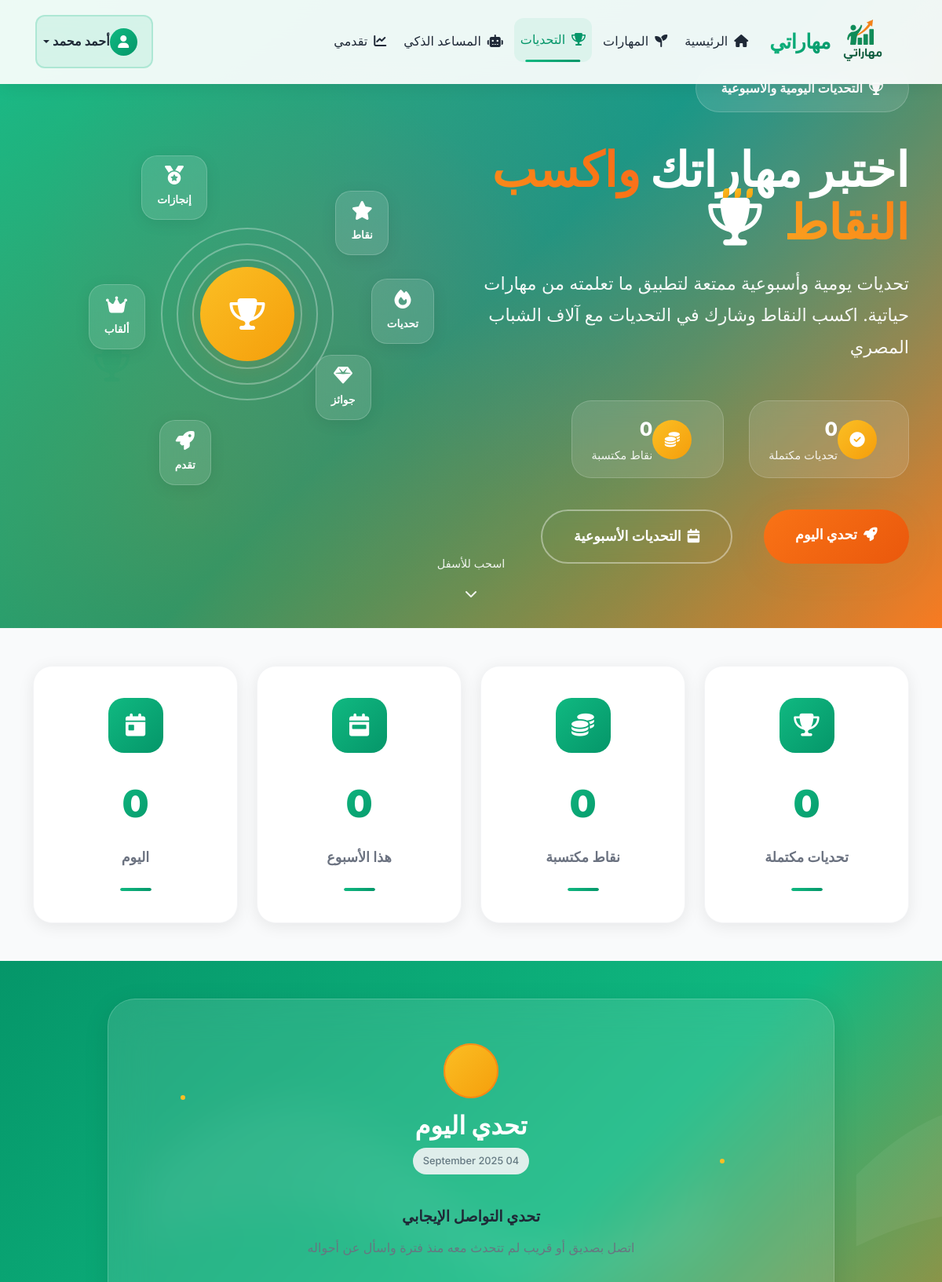
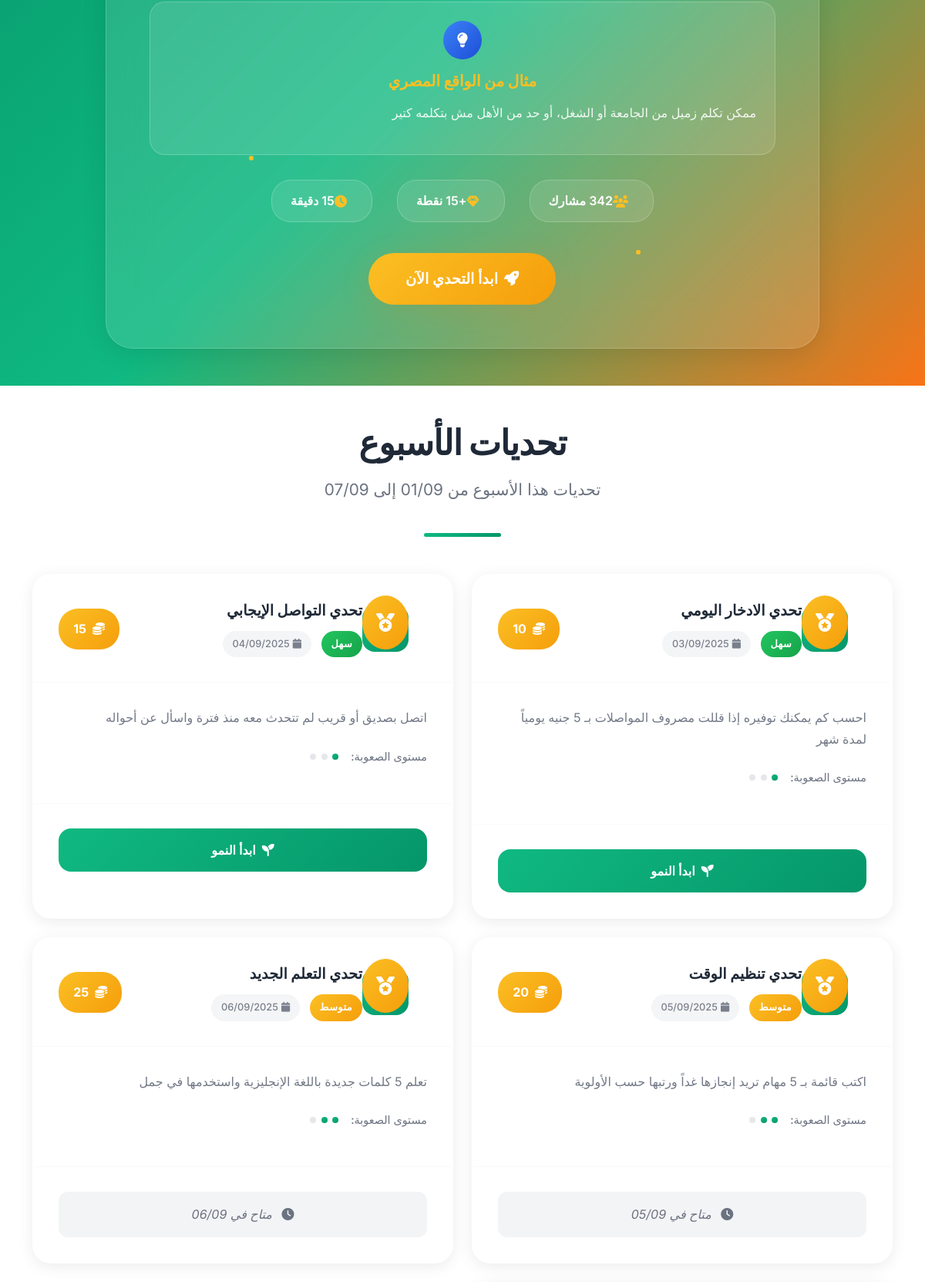
The page /challenges.php (signed in, upper part) on the database its author committed (2 pictures, top to bottom).
### tables this page shows
CREATE TABLE user_points (
    id INT PRIMARY KEY AUTO_INCREMENT,
    user_id INT NOT NULL,
    total_points INT DEFAULT 0,
    level_name VARCHAR(50) DEFAULT 'مبتدئ',
    achievements JSON,
    last_updated TIMESTAMP DEFAULT CURRENT_TIMESTAMP ON UPDATE CURRENT_TIMESTAMP,
    FOREIGN KEY (user_id) REFERENCES users(id) ON DELETE CASCADE,
    UNIQUE KEY unique_user (user_id),
    INDEX idx_points (total_points)
);

CREATE TABLE users (
    id INT PRIMARY KEY AUTO_INCREMENT,
    name VARCHAR(100) NOT NULL,
    email VARCHAR(150) UNIQUE NOT NULL,
    password_hash VARCHAR(255) NOT NULL,
    phone VARCHAR(20),
    age INT,
    governorate VARCHAR(50),
    education_level ENUM('secondary', 'university', 'graduate', 'postgraduate'),
    current_income DECIMAL(10,2) DEFAULT 0.00,
    subscription_type ENUM('free', 'basic', 'premium') DEFAULT 'free',
    subscription_expires DATE,
    email_verified BOOLEAN DEFAULT FALSE,
    email_verification_token VARCHAR(100),
    password_reset_token VARCHAR(100),
    password_reset_expires TIMESTAMP NULL,
    created_at TIMESTAMP DEFAULT CURRENT_TIMESTAMP,
    last_login TIMESTAMP DEFAULT CURRENT_TIMESTAMP ON UPDATE CURRENT_TIMESTAMP,
    is_active BOOLEAN DEFAULT TRUE,
    INDEX idx_email (email),
    INDEX idx_subscription (subscription_type, subscription_expires),
    INDEX idx_active (is_active)
);

CREATE TABLE daily_challenges (
    id INT PRIMARY KEY AUTO_INCREMENT,
    title_ar VARCHAR(200) NOT NULL,
    description_ar TEXT NOT NULL,
    challenge_date DATE NOT NULL,
    skill_category_id INT,
    difficulty ENUM('easy', 'medium', 'hard'),
    reward_points INT DEFAULT 10,
    egyptian_example TEXT,
    is_active BOOLEAN DEFAULT TRUE,
    created_at TIMESTAMP DEFAULT CURRENT_TIMESTAMP,
    FOREIGN KEY (skill_category_id) REFERENCES skill_categories(id) ON DELETE SET NULL,
    UNIQUE KEY unique_date (challenge_date),
    INDEX idx_date (challenge_date),
    INDEX idx_category (skill_category_id),
    INDEX idx_difficulty (difficulty),
    INDEX idx_active (is_active)
);

### challenges.php (the view, shortened to what the rows shown need)
<?php
require_once 'config/config.php';
$user = null;
if (isLoggedIn()) {
    $userObj = new User();
    $userResult = $userObj->getUserProfile($_SESSION['user_id']);
    if ($userResult['success']) {
        $user = $userResult['user'];
    }
}
$challengesObj = new Challenges();
$userId = isLoggedIn() ? $_SESSION['user_id'] : null;
$dailyChallengeResult = $challengesObj->getDailyChallenge(null, $userId);
$dailyChallenge = $dailyChallengeResult['success'] ? $dailyChallengeResult['data'] : null;
$weeklyChallengesResult = $challengesObj->getWeeklyChallenges($userId);
$weeklyChallenges = $weeklyChallengesResult['success'] ? $weeklyChallengesResult['data'] : [];
?>
<!DOCTYPE html>
<html lang="ar" dir="rtl">
<head>
    <link href="https://cdnjs.cloudflare.com/ajax/libs/font-awesome/6.4.0/css/all.min.css" rel="stylesheet">
    <link href="https://cdn.jsdelivr.net/npm/bootstrap@5.3.0/dist/css/bootstrap.rtl.min.css" rel="stylesheet">
    <link href="https://unpkg.com/aos@2.3.1/dist/aos.css" rel="stylesheet">
    <link href="css/challenges-styles.css" rel="stylesheet">
</head>
<body>
    <nav class="navbar navbar-expand-lg fixed-top glass-nav py-2" id="mainNavbar" style="min-height: 100px;">
        <div class="container">
            <div class="collapse navbar-collapse" id="navbarNav">
                <ul class="navbar-nav">
                    <?php if (isLoggedIn()): ?>
                        <li class="nav-item dropdown">
                            <a class="nav-link dropdown-toggle user-dropdown" href="#" id="userDropdown" role="button" data-bs-toggle="dropdown">
                                <div class="user-avatar">
                                    <i class="fas fa-user"></i>
                                </div>
                                <span class="user-name"><?php echo htmlspecialchars($user['name'] ?? 'المستخدم'); ?></span>
                            </a>
                        </li>
                    <?php else: ?>
                        <li class="nav-item">
                            <a class="nav-link login-link" href="/maharati_platform/login.php"><i class="fas fa-sign-in-alt me-2"></i>دخول</a>
                        </li>
                    <?php endif; ?>
                </ul>
            </div>
        </div>
    </nav>
    <section class="hero-section position-relative overflow-hidden">
        <div class="container">
            <div class="row align-items-center min-vh-100">
                <div class="col-lg-6">
                    <div class="hero-content">
                        <h1 class="hero-title mb-4">
                            اختبر مهاراتك
                            <span class="gradient-text">واكسب النقاط</span>
                            <div class="growth-animation">
                                <i class="fas fa-trophy"></i>
                                <div class="growth-leaves">
                                    <span class="leaf leaf-1"></span>
                                    <span class="leaf leaf-2"></span>
                                    <span class="leaf leaf-3"></span>
                                </div>
                            </div>
                        </h1>
                    </div>
                </div>
            </div>
        </div>
    </section>
    <?php if ($dailyChallenge): ?>
    <section class="daily-challenge-section py-5" id="daily-challenge">
        <div class="container">
            <div class="row justify-content-center">
                <div class="col-lg-10">
                    <div class="challenge-spotlight">
                        <div class="challenge-header">
                            <div class="challenge-icon">
                                <div class="icon-pulse"></div>
                            </div>
                            <h3 class="challenge-title">تحدي اليوم</h3>
                            <div class="challenge-date"><?php echo date('d F Y', strtotime($dailyChallenge['challenge_date'])); ?></div>
                        </div>
                        <div class="challenge-content">
                            <h4 class="challenge-name"><?php echo htmlspecialchars($dailyChallenge['title_ar']); ?></h4>
                            <p class="challenge-description">
                                <?php echo htmlspecialchars($dailyChallenge['description_ar']); ?>
                            </p>
                            <?php if ($dailyChallenge['egyptian_example']): ?>
                            <div class="egyptian-example">
                                <div class="example-icon">
                                    <i class="fas fa-lightbulb"></i>
                                </div>
                                <div class="example-content">
                                    <h5>مثال من الواقع المصري</h5>
                                    <p><?php echo htmlspecialchars($dailyChallenge['egyptian_example']); ?></p>
                                </div>
                            </div>
                            <?php endif; ?>
                            <div class="challenge-stats">
                                <div class="stat-item">
                                    <i class="fas fa-users"></i>
                                    <span>342 مشارك</span>
                                </div>
                                <div class="stat-item">
                                    <i class="fas fa-gem"></i>
                                    <span>+<?php echo $dailyChallenge['reward_points']; ?> نقطة</span>
                                </div>
                                <div class="stat-item">
                                    <i class="fas fa-clock"></i>
                                    <span>
                                        <?php
                                        $difficulties = ['easy' => '15 دقيقة', 'medium' => '30 دقيقة', 'hard' => '45 دقيقة'];
                                        echo $difficulties[$dailyChallenge['difficulty']] ?? '20 دقيقة';
                                        ?>
                                    </span>
                                </div>
                            </div>
                            <?php if (isset($dailyChallenge['user_completion']) && $dailyChallenge['user_completion']): ?>
                                <div class="completion-celebration">
                                    <div class="celebration-icon">
                                        <i class="fas fa-check-circle"></i>
                                    </div>
                                    <div class="celebration-content">
                                        <h5>مبروك! تم إكمال التحدي</h5>
                                        <p>حصلت على <?php echo $dailyChallenge['user_completion']['earned_points']; ?> نقطة في <?php echo date('d/m/Y', strtotime($dailyChallenge['user_completion']['completed_at'])); ?></p>
                                    </div>
                                    <div class="celebration-confetti">
                                        <div class="confetti"></div>
                                        <div class="confetti"></div>
                                        <div class="confetti"></div>
                                    </div>
                                </div>
                            <?php else: ?>
                                <?php if ($userId): ?>
                                    <button class="btn btn-challenge-start" onclick="event.stopPropagation(); completeChallenge(<?php echo $dailyChallenge['id']; ?>, event)">
                                        <i class="fas fa-rocket me-2"></i>ابدأ التحدي الآن
                                    </button>
                                <?php endif; ?>
                            <?php endif; ?>
                        </div>
                        <div class="challenge-decoration">
                            <div class="energy-particle particle-1"></div>
                            <div class="energy-particle particle-2"></div>
                            <div class="energy-particle particle-3"></div>
                            <div class="energy-particle particle-4"></div>
                        </div>
                    </div>
                </div>
            </div>
        </div>
    </section>
    <?php endif; ?>
    <section class="weekly-challenges-section py-5" id="weekly-challenges">
        <div class="container">
            <div class="section-header text-center mb-5">
                <h2 class="section-title">تحديات الأسبوع</h2>
            </div>
            <?php if (empty($weeklyChallenges)): ?>
                <div class="empty-state">
                    <div class="empty-icon">
                        <i class="fas fa-calendar-times"></i>
                    </div>
                    <h3 class="empty-title">لا توجد تحديات هذا الأسبوع</h3>
                    <p class="empty-description">تابعنا لمعرفة التحديات الجديدة</p>
                    <a href="/maharati_platform/skills.php" class="btn btn-empty-action">
                        <i class="fas fa-seedling me-2"></i>استكشف المهارات
                        <div class="btn-bloom-effect"></div>
                    </a>
                </div>
            <?php else: ?>
                <div class="row g-4">
                    <?php foreach ($weeklyChallenges as $index => $challenge): ?>
                    <div class="col-lg-6">
                        <div class="weekly-challenge-card">
                            <div class="card-header">
                                <div class="challenge-icon-wrapper">
                                    <i class="fas fa-medal challenge-icon"></i>
                                </div>
                                <div class="challenge-meta">
                                    <h5 class="challenge-name"><?php echo htmlspecialchars($challenge['title_ar']); ?></h5>
                                    <div class="challenge-badges">
                                        <span class="difficulty-badge difficulty-<?php echo $challenge['difficulty']; ?>">
                                            <?php
                                            $difficulties = ['easy' => 'سهل', 'medium' => 'متوسط', 'hard' => 'صعب'];
                                            echo $difficulties[$challenge['difficulty']] ?? 'متوسط';
                                            ?>
                                        </span>
                                        <span class="challenge-date">
                                            <i class="fas fa-calendar me-1"></i>
                                            <?php echo date('d/m/Y', strtotime($challenge['challenge_date'])); ?>
                                        </span>
                                    </div>
                                </div>
                                <div class="challenge-status">
                                    <?php if (isset($challenge['user_completion']) && $challenge['user_completion']): ?>
                                        <div class="status-completed">
                                            <i class="fas fa-check-circle"></i>
                                        </div>
                                    <?php else: ?>
                                        <div class="points-display">
                                            <i class="fas fa-coins"></i>
                                            <span><?php echo $challenge['reward_points']; ?></span>
                                        </div>
                                    <?php endif; ?>
                                </div>
                            </div>
                            <div class="card-body">
                                <p class="challenge-description"><?php echo htmlspecialchars($challenge['description_ar']); ?></p>
                                <div class="difficulty-indicator">
                                    <span class="difficulty-label">مستوى الصعوبة:</span>
                                    <div class="difficulty-dots">
                                        <?php
                                        $difficulty_levels = ['easy' => 1, 'medium' => 2, 'hard' => 3];
                                        $current_level = $difficulty_levels[$challenge['difficulty']] ?? 1;
                                        for ($i = 1; $i <= 3; $i++):
                                        ?>
                                            <div class="difficulty-dot <?php echo $i <= $current_level ? 'active' : ''; ?>"></div>
                                        <?php endfor; ?>
                                    </div>
                                </div>
                            </div>
                            <div class="card-footer">
                                <?php if (isset($challenge['user_completion']) && $challenge['user_completion']): ?>
                                    <div class="completed-status">
                                        <i class="fas fa-trophy me-2"></i>
                                        <span>تم الإكمال - حصلت على <?php echo $challenge['user_completion']['earned_points']; ?> نقطة</span>
                                    </div>
                                <?php else: ?>
                                    <?php if (strtotime($challenge['challenge_date']) <= time()): ?>
                                        <?php if ($userId): ?>
                                            <button class="btn btn-weekly-challenge" onclick="event.stopPropagation(); completeChallenge(<?php echo $challenge['id']; ?>, event)">
                                                <i class="fas fa-seedling me-2"></i>ابدأ النمو
                                            </button>
                                        <?php endif; ?>
                                    <?php else: ?>
                                        <div class="upcoming-challenge">
                                            <i class="fas fa-clock me-2"></i>
                                            <span>متاح في <?php echo date('d/m', strtotime($challenge['challenge_date'])); ?></span>
                                        </div>
                                    <?php endif; ?>
                                <?php endif; ?>
                            </div>
                        </div>
                    </div>
                    <?php endforeach; ?>
                </div>
            <?php endif; ?>
        </div>
    </section>
</body>
</html>

### rows shown on the page
user_points: user.name "أحمد محمد"
daily_challenges: id+challenge_date "04 September 2025", title_ar "تحدي التواصل الإيجابي", description_ar "اتصل بصديق أو قريب لم تتحدث معه منذ فترة واسأل عن أحواله", egyptian_example "ممكن تكلم زميل من الجامعة أو الشغل، أو حد من الأهل مش بتكلمه كتير", id+difficulty "15 دقيقة", difficulty "سهل", challenge_date "04/09/2025", reward_points "15", is_active 1 (drawn)
daily_challenges: title_ar "تحدي الادخار اليومي", difficulty "سهل", challenge_date "03/09/2025", reward_points "10", description_ar "احسب كم يمكنك توفيره إذا قللت مصروف المواصلات بـ 5 جنيه يومياً لمدة شهر"
daily_challenges: title_ar "تحدي تنظيم الوقت", difficulty "متوسط", challenge_date "05/09/2025", reward_points "20", description_ar "اكتب قائمة بـ 5 مهام تريد إنجازها غداً ورتبها حسب الأولوية", challenge_date "05/09"
daily_challenges: title_ar "تحدي التعلم الجديد", difficulty "متوسط", challenge_date "06/09/2025", reward_points "25", description_ar "تعلم 5 كلمات جديدة باللغة الإنجليزية واستخدمها في جمل", challenge_date "06/09"

### other values the page prints
$challengeStats['total_completed'] "0"
$challengeStats['total_points_earned'] "0"
